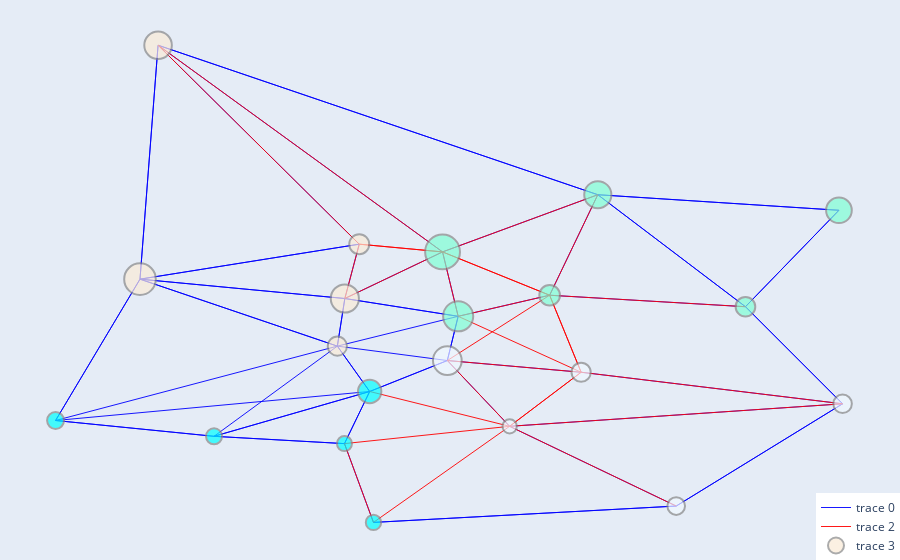

Notebook cell for this chart:
### Code cell
plot_communities(G2, positions, nx.community.louvain_communities(G2), edge_colors, edge_widths, var_of_interest)
